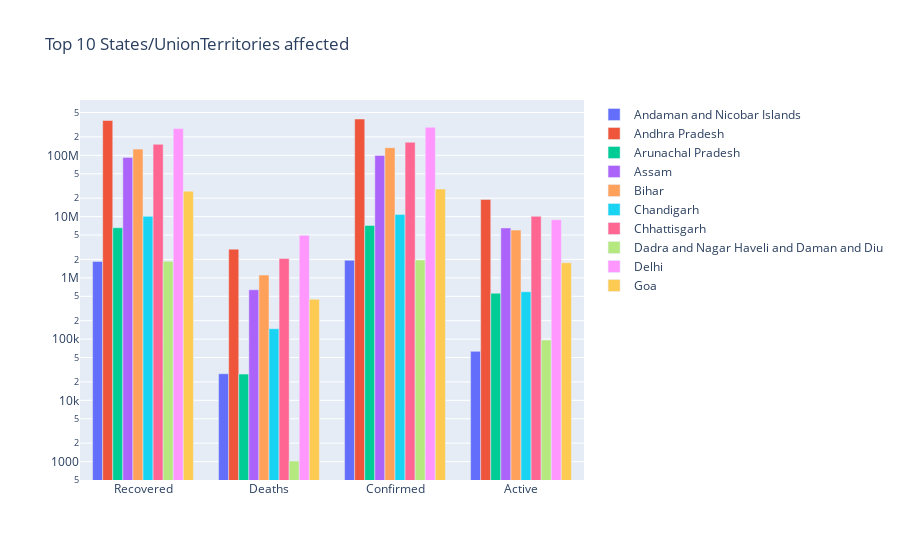

Notebook source saved alongside this figure:
### Code cell
top_state = 10
state = state_df.columns[1:5]

fig = go.Figure()
s = 0
for i in state_df.index:
    if s < top_state:
        fig.add_trace(go.Bar(name = state_df['State/UnionTerritory'][i], x = state, y = state_df.loc[i][1:5]))
    else:
        break
    s +=1
    
fig.update_layout(title = {"text":f'Top {top_state} States/UnionTerritories affected '}, yaxis_type = "log")
fig.show()

### Figure 1 — Plotly figure (JSON) as saved in the notebook; plotly's stock layout.template omitted (floating-point values rounded to 4 significant figures)
{"data": [{"name": "Andaman and Nicobar Islands", "type": "bar", "x": ["Recovered", "Deaths", "Confirmed", "Active"], "y": [1848286, 27136, 1938498, 63076]}, {"name": "Andhra Pradesh", "type": "bar", "x": ["Recovered", "Deaths", "Confirmed", "Active"], "y": [370426530, 2939367, 392432753, 19066856]}, {"name": "Arunachal Pradesh", "type": "bar", "x": ["Recovered", "Deaths", "Confirmed", "Active"], "y": [6588149, 26799, 7176907, 561959]}, {"name": "Assam", "type": "bar", "x": ["Recovered", "Deaths", "Confirmed", "Active"], "y": [92678680, 638323, 99837011, 6520008]}, {"name": "Bihar", "type": "bar", "x": ["Recovered", "Deaths", "Confirmed", "Active"], "y": [126525370, 1112347, 133662075, 6024358]}, {"name": "Chandigarh", "type": "bar", "x": ["Recovered", "Deaths", "Confirmed", "Active"], "y": [10117035, 147694, 10858627, 593898]}, {"name": "Chhattisgarh", "type": "bar", "x": ["Recovered", "Deaths", "Confirmed", "Active"], "y": [151609364, 2063920, 163776262, 10102978]}, {"name": "Dadra and Nagar Haveli and Daman and Diu", "type": "bar", "x": ["Recovered", "Deaths", "Confirmed", "Active"], "y": [1862102, 1022, 1959356, 96232]}, {"name": "Delhi", "type": "bar", "x": ["Recovered", "Deaths", "Confirmed", "Active"], "y": [273419887, 4943294, 287227765, 8864584]}, {"name": "Goa", "type": "bar", "x": ["Recovered", "Deaths", "Confirmed", "Active"], "y": [26027201, 447801, 28240159, 1765157]}], "layout": {"title": {"text": "Top 10 States/UnionTerritories affected "}, "yaxis": {"type": "log"}}}
